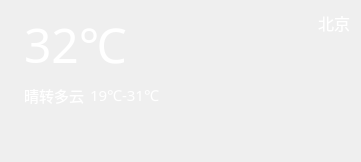
   <widget class="QWidget" name="layoutWidget">
    <property name="geometry">
     <rect>
      <x>20</x>
      <y>70</y>
      <width>361</width>
      <height>162</height>
     </rect>
    </property>
    <layout class="QGridLayout" name="gridLayout">
     <item row="0" column="0" rowspan="3">
      <widget class="QLabel" name="Logo">
       <property name="text">
        <string/>
       </property>
       <property name="pixmap">
        <pixmap resource="images.qrc">:/new/prefix1/res1/weatherBig/A01_Qing.png</pixmap>
       </property>
       <property name="alignment">
        <set>Qt::AlignCenter</set>
       </property>
       <property name="wordWrap">
        <bool>false</bool>
       </property>
      </widget>
     </item>
     <item row="0" column="1">
      <layout class="QHBoxLayout" name="widget2">
       <item>
        <widget class="QLabel" name="lbTem">
         <property name="font">
          <font>
           <family>微软雅黑</family>
           <pointsize>36</pointsize>
          </font>
         </property>
         <property name="styleSheet">
          <string notr="true">color: rgb(255, 255, 255);</string>
         </property>
         <property name="text">
          <string>&lt;html&gt;&lt;head/&gt;&lt;body&gt;&lt;p&gt;&lt;span style=&quot; color:#ffffff;&quot;&gt;32℃&lt;/span&gt;&lt;/p&gt;&lt;/body&gt;&lt;/html&gt;</string>
         </property>
        </widget>
       </item>
       <item>
        <spacer name="horizontalSpacer_4">
         <property name="orientation">
          <enum>Qt::Horizontal</enum>
         </property>
         <property name="sizeHint" stdset="0">
          <size>
           <width>18</width>
           <height>20</height>
          </size>
         </property>
        </spacer>
       </item>
       <item>
        <widget class="QLabel" name="lbplace">
         <property name="baseSize">
          <size>
           <width>0</width>
           <height>0</height>
          </size>
         </property>
         <property name="font">
          <font>
           <family>微软雅黑</family>
           <pointsize>12</pointsize>
          </font>
         </property>
         <property name="styleSheet">
          <string notr="true">color: rgb(255, 255, 255);</string>
         </property>
         <property name="text">
          <string>&lt;html&gt;&lt;head/&gt;&lt;body&gt;&lt;p&gt;&lt;span style=&quot; color:#ffffff;&quot;&gt;北京&lt;/span&gt;&lt;/p&gt;&lt;/body&gt;&lt;/html&gt;</string>
         </property>
         <property name="alignment">
          <set>Qt::AlignHCenter|Qt::AlignTop</set>
         </property>
        </widget>
       </item>
      </layout>
     </item>
     <item row="1" column="1">
      <layout class="QHBoxLayout" name="widget3">
       <item>
        <widget class="QLabel" name="lbALL_2">
         <property name="font">
          <font>
           <family>微软雅黑</family>
           <pointsize>11</pointsize>
          </font>
         </property>
         <property name="styleSheet">
          <string notr="true">color: rgb(255, 255, 255);</string>
         </property>
         <property name="text">
          <string>&lt;html&gt;&lt;head/&gt;&lt;body&gt;&lt;p&gt;&lt;span style=&quot; color:#ffffff;&quot;&gt;晴转多云&lt;/span&gt;&lt;/p&gt;&lt;/body&gt;&lt;/html&gt;</string>
         </property>
        </widget>
       </item>
       <item>
        <widget class="QLabel" name="lbALL">
         <property name="font">
          <font>
           <family>微软雅黑</family>
           <pointsize>11</pointsize>
          </font>
         </property>
         <property name="styleSheet">
          <string notr="true">color: rgb(255, 255, 255);</string>
         </property>
         <property name="text">
          <string>&lt;html&gt;&lt;head/&gt;&lt;body&gt;&lt;p&gt;&lt;span style=&quot; color:#ffffff;&quot;&gt;19℃-31℃&lt;/span&gt;&lt;/p&gt;&lt;/body&gt;&lt;/html&gt;</string>
         </property>
        </widget>
       </item>
       <item>
        <spacer name="horizontalSpacer_5">
         <property name="orientation">
          <enum>Qt::Horizontal</enum>
         </property>
         <property name="sizeHint" stdset="0">
          <size>
           <width>28</width>
           <height>18</height>
          </size>
         </property>
        </spacer>
       </item>
      </layout>
     </item>
     <item row="2" column="1">
      <spacer name="verticalSpacer_2">
       <property name="orientation">
        <enum>Qt::Vertical</enum>
       </property>
       <property name="sizeHint" stdset="0">
        <size>
         <width>20</width>
         <height>18</height>
        </size>
       </property>
      </spacer>
     </item>
    </layout>
   </widget>
